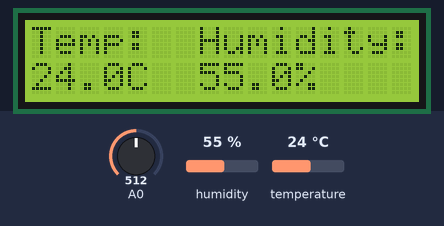
A sketch run on a simulated Arduino Uno, built with avr-gcc and run on an emulated ATmega328P. Parts: 16×2 character LCD. The inputs (shaded band) are chosen by the test bench; at power-on: humidity 55 %, A0 = 512, temperature 24 °C.

Above: at 1.2 s.
1.3 s: humidity set to 22 %
At 4.7 s:
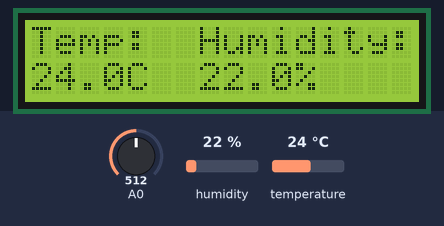
9.9 s: A0 set to 716
At 13.8 s:
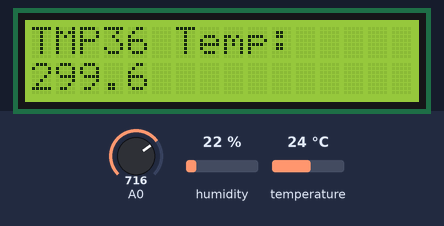
15.6 s: temperature set to 12 °C
At 18.9 s:
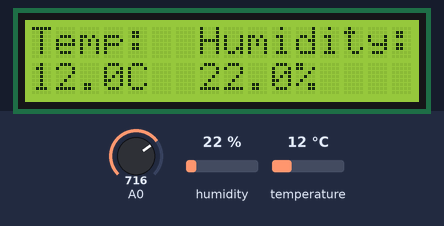
21.1 s: A0 set to 900
At 23.9 s:
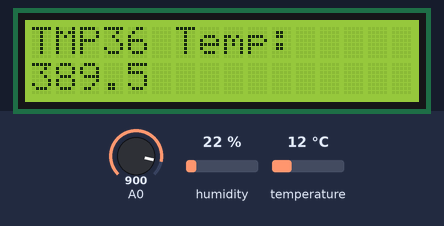
26.1 s: humidity set to 40 %
At 28.8 s:
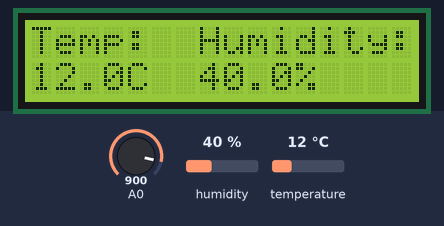
31.7 s: A0 set to 1023
At 34.9 s:
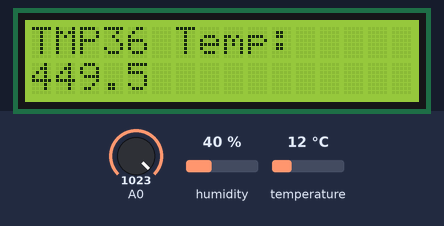
Timing chart, 0 to 36.4 s (numbered marks = the images above; inputs shaded):
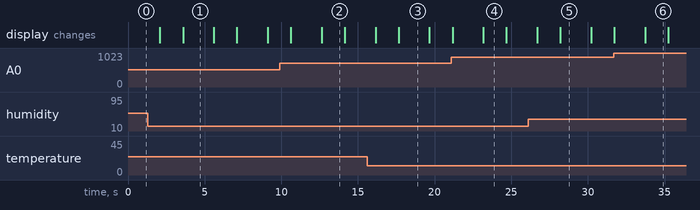

The sketch:

_1_Sensor_to_LCD_with_TMP36.ino
```cpp
// Example testing sketch for various DHT humidity/temperature sensors
// Written by ladyada, public domain

#include "DHT.h"
#include <LiquidCrystal.h>

#define DHTPIN 8     // what pin we're connected to

// initialize the library with the numbers of the interface pins
LiquidCrystal lcd(7, 6, 5, 4, 3, 2);

// Uncomment whatever type you're using!
//#define DHTTYPE DHT11   // DHT 11
#define DHTTYPE DHT22   // DHT 22  (AM2302)
//#define DHTTYPE DHT21   // DHT 21 (AM2301)

DHT dht(DHTPIN, DHTTYPE);

//TMP36 Pin Variables
int temperaturePin = 0; //the analog pin the TMP36's Vout (sense) pin is connected to
                        //the resolution is 10 mV / degree centigrade
                        //(500 mV offset) to make negative temperatures an option

void setup() {
  // set up the LCD's number of columns and rows:
  lcd.begin(16, 2);

  dht.begin();
}

void loop() {
  // Reading temperature or humidity takes about 250 milliseconds!
  // Sensor readings may also be up to 2 seconds 'old' (its a very slow sensor)
  float h = dht.readHumidity();
  float t = dht.readTemperature();

  float temperature = getVoltage(temperaturePin);  //getting the voltage reading from the temperature sensor
  temperature = (temperature - .5) * 100;          //converting from 10 mv per degree wit 500 mV offset
                                                   //to degrees ((volatge - 500mV) times 100)
  lcd.clear();
  lcd.print("Temp:  Humidity:");

  // check if returns are valid, if they are NaN (not a number) then something went wrong!
  lcd.setCursor(0, 1);
  if (isnan(t) || isnan(h)) {
    lcd.print("Failed to read from DHT");
  } else {
    lcd.print(t, 1);
    lcd.print("C");
    lcd.setCursor(7, 1);
    lcd.print(h, 1);
    lcd.print("%");
    delay(2000);
    lcd.clear();
    lcd.print("TMP36 Temp:");
    lcd.setCursor(0, 1);
    lcd.print(temperature, 1);
    delay(1500);
  }
}

/*
 * getVoltage() - returns the voltage on the analog input defined by
 * pin
 */
float getVoltage(int pin){
 return (analogRead(pin) * .004882814); //converting from a 0 to 1023 digital range
                                        // to 0 to 5 volts (each 1 reading equals ~ 5 millivolts
}
```

Measured:
- after the input at 1.3 s, the display: first differs from a run without the input after 2.3 s (image 1)
- after the input at 9.9 s, the display: first differs from a run without the input after 2.7 s (image 2)
- after the input at 15.6 s, the display: first differs from a run without the input after 2.1 s (image 3)
- after the input at 21.1 s, the display: first differs from a run without the input after 2.1 s (image 4)
- after the input at 26.1 s, the display: first differs from a run without the input after 2.1 s (image 5)
- after the input at 31.7 s, the display: first differs from a run without the input after 2.0 s (image 6)
- what the display in image 1 shows lasts 2.0 s, from 3.6 s to 5.6 s
